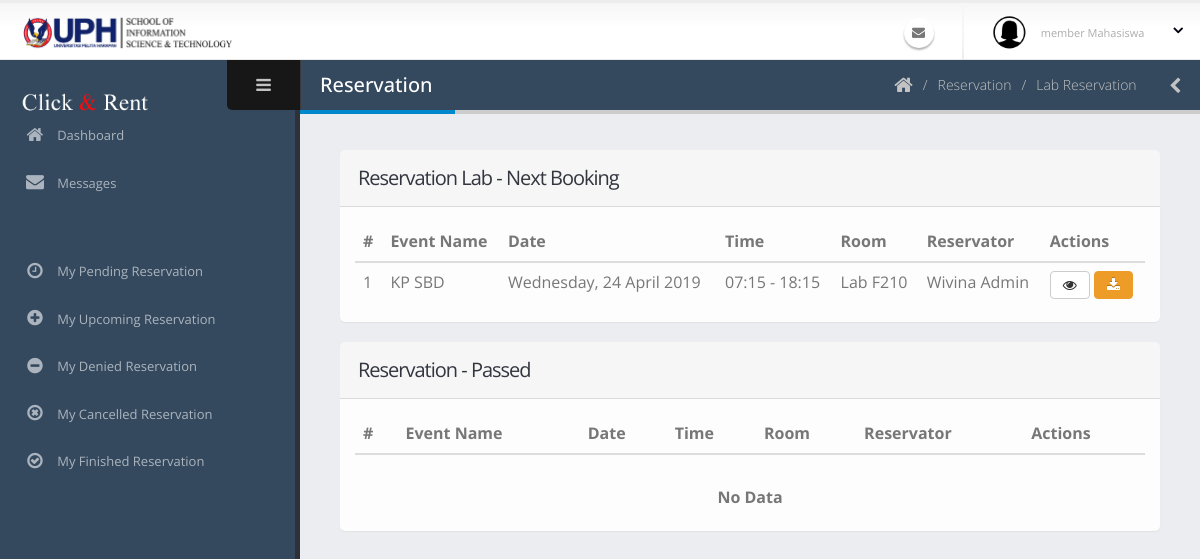
/admin/peminjamanAdminLab.php, run on an earlier commit of the app's database.
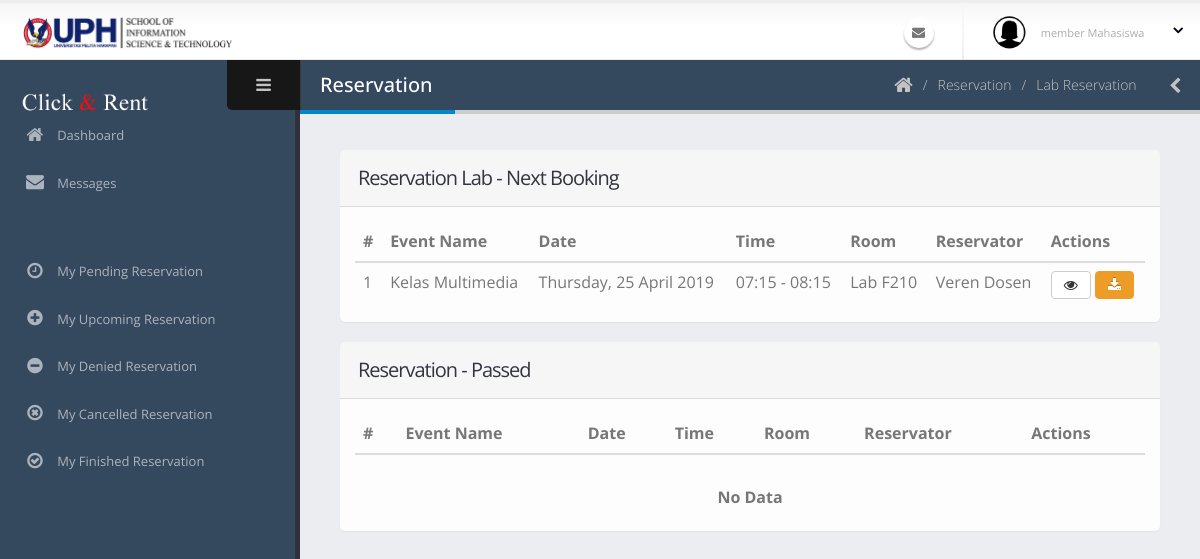
And on a later commit of the database.
### tables this page shows
CREATE TABLE `peminjaman` (
  `id_peminjaman` varchar(40) NOT NULL COMMENT 'PJ-0',
  `tanggal_peminjaman` date NOT NULL,
  `id_ruangan` varchar(40) NOT NULL,
  `waktu_mulai` time NOT NULL,
  `waktu_selesai` time NOT NULL,
  `id_pengguna` varchar(40) NOT NULL,
  `acara` varchar(70) NOT NULL,
  `jumlah_peserta` int(11) NOT NULL,
  `id_kategoriAcara` int(11) NOT NULL,
  `deskripsi_acara` text NOT NULL,
  `status_peminjaman` int(11) NOT NULL COMMENT '0:TUNGGU APPROVE, 1:APPROVED, 3:SELESAI, 4:TIDAK APPROVE 5:DIBATALKAN 6:TIMEOUT',
  `user_add` varchar(40) NOT NULL,
  `waktu_add` datetime NOT NULL,
  `user_edit` varchar(40) NOT NULL,
  `waktu_edit` datetime NOT NULL,
  `user_delete` varchar(40) NOT NULL,
  `waktu_delete` datetime NOT NULL,
  `status_delete` int(11) NOT NULL
);

CREATE TABLE `ruangan` (
  `id_ruangan` varchar(40) NOT NULL COMMENT 'R-0',
  `nama_ruangan` varchar(60) NOT NULL,
  `jenis_ruangan` int(11) NOT NULL COMMENT '1:LABORATORY, 2: MEETING ROOM',
  `gedung_lantai` varchar(20) NOT NULL,
  `kapasitas` int(11) NOT NULL,
  `deskripsi` text NOT NULL,
  `user_add` varchar(40) NOT NULL,
  `waktu_add` datetime NOT NULL,
  `user_edit` varchar(40) NOT NULL,
  `waktu_edit` datetime NOT NULL,
  `user_delete` varchar(40) NOT NULL,
  `waktu_delete` datetime NOT NULL,
  `status_delete` int(11) NOT NULL
);

CREATE TABLE `pengguna` (
  `id_pengguna` varchar(40) NOT NULL COMMENT 'USER-0',
  `email` varchar(50) NOT NULL,
  `kata_sandi` text NOT NULL,
  `nama_lengkap` varchar(60) NOT NULL,
  `jenis_kelamin` char(1) NOT NULL,
  `tanggal_lahir` date NOT NULL,
  `alamat` text NOT NULL,
  `no_hp` varchar(20) NOT NULL,
  `tanggal_masuk` date NOT NULL,
  `status_pengguna` int(11) NOT NULL COMMENT '1: SUPER ADMIN, 2: ADMIN, 3: MEMBER DOSEN, 4:MEMBER MAHASISWA',
  `status_daftar` int(11) NOT NULL COMMENT '0 =TIDAK AKTIF, 1=MENUNGGU APPROVE, 2=AKTIF, 3=DITOLAK',
  `user_add` varchar(40) NOT NULL,
  `waktu_add` datetime NOT NULL,
  `user_edit` varchar(40) NOT NULL,
  `waktu_edit` datetime NOT NULL,
  `user_delete` varchar(40) NOT NULL,
  `waktu_delete` datetime NOT NULL,
  `status_delete` int(11) NOT NULL
);

### admin/peminjamanAdminLab.php (the view, shortened to what the changed rows need)
<?php include('../koneksi.php'); ?>
<?php include('req/head.php');?>
<?php include('req/header.php');?>
<?php include('req/leftbar.php');?>
	<section role="main" class="content-body">
		<header class="page-header">
			<h2>Reservation</h2>
		</header>
<section class="panel">
    <header class="panel-heading">
        <h2 class="panel-title">Reservation Lab - Next Booking</h2>
    </header>
    <div class="panel-body">
        <div class="table-responsive">
            <table class="table table-hover mb-none">
                <thead>
                    <tr>
                        <th>#</th>
                        <th>Event Name</th>
                        <th>Date</th>
                        <th>Time</th>
                        <th>Room</th>
                        <th>Reservator</th>
                        <th>Actions</th>
                    </tr>
                </thead>
                <tbody>
                <?php
                        $query = mysqli_query($koneksi, "SELECT * FROM peminjaman join ruangan join pengguna join kategori_acara on kategori_acara.id_kategoriAcara = peminjaman.id_kategoriAcara AND ruangan.id_ruangan = peminjaman.id_ruangan AND pengguna.id_pengguna = peminjaman.id_pengguna WHERE ruangan.jenis_ruangan='1' AND peminjaman.tanggal_peminjaman>=curdate() AND status_peminjaman='1' AND id_peminjaman not in (select id_peminjaman from peminjaman where tanggal_peminjaman=curdate() and waktu_selesai<= curtime())");
                        $no=0;
if(mysqli_num_rows($query)==0){
    ?>
    <td colspan="7" style="text-align:center"><br><b>No Data</b></td>
<?php
}else{
                        while($data=mysqli_fetch_array($query)){
                            $no++;
                            $time = $data['tanggal_peminjaman'];
                            $times = date("l, d F Y",strtotime($time));
                            $mulai = date("H:i",strtotime($data['waktu_mulai']));
                            $selesai = date("H:i",strtotime($data['waktu_selesai']));
                        ?>
                    <tr>
                        <td><?php echo $no ?></td>
                        <td><?php echo $data['acara'] ?></td>
                        <td><?php echo $times ?></td>
                        <td><?php echo $mulai . " - " . $selesai ?></td>
                        <td><?php echo $data['nama_ruangan'] ?></td>
                        <td><?php echo $data['nama_lengkap'] ?></td>
                        <td class=" actions-fade">
                        <a class="modal-with-form btn btn-default" data-toggle="tooltip" data-placement="top" title="Detail" href="#detailpinjamnya<?php echo $data['id_peminjaman'];?>"><i class="fa fa-eye"></i>
                        </a>
                            <a class="btn btn-warning" data-toggle="tooltip" data-placement="top" title="PDF" href="cetakPeminjamanAkanDatang.php?idpinjam=<?php echo $data['id_peminjaman'] ?>" target="_blank" ><i class='fa fa-download' ></i>
                            </a>
                        </td>
                    </tr>
                    <?php }} ?>
                </tbody>
            </table>
        </div>
    </div>
</section>
<section class="panel">
    <header class="panel-heading">
        <h2 class="panel-title">Reservation - Passed</h2>
    </header>
    <div class="panel-body">
        <div class="table-responsive">
            <table class="table table-hover mb-none">
                <thead>
                    <tr>
                        <th>#</th>
                        <th>Event Name</th>
                        <th>Date</th>
                        <th>Time</th>
                        <th>Room</th>
                        <th>Reservator</th>
                        <th>Actions</th>
                    </tr>
                </thead>
            </table>
        </div>
    </div>
</section>
<?php include('req/endtitle.php');?>
<?php include('req/script.php');?>

What changed in the data, as far as the page shows it:
no longer on this page (row edited): peminjaman: acara "KP SBD", tanggal_peminjaman "Wednesday, 24 April 2019", waktu_mulai "07:15", waktu_selesai "18:15", id_ruangan.nama_ruangan "Lab F210", id_pengguna.nama_lengkap "Wivina Admin"
now on this page (row edited): peminjaman: acara "Kelas Multimedia", tanggal_peminjaman "Thursday, 25 April 2019", waktu_mulai "07:15", waktu_selesai "08:15", id_ruangan.nama_ruangan "Lab F210", id_pengguna.nama_lengkap "Veren Dosen"
